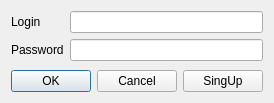
<?xml version="1.0" encoding="UTF-8"?>
<ui version="4.0">
 <class>LoginForm</class>
 <widget class="QWidget" name="LoginForm">
  <property name="geometry">
   <rect>
    <x>0</x>
    <y>0</y>
    <width>257</width>
    <height>103</height>
   </rect>
  </property>
  <property name="windowTitle">
   <string>Form</string>
  </property>
  <layout class="QVBoxLayout" name="verticalLayout">
   <item>
    <layout class="QFormLayout" name="formLayout">
     <item row="0" column="0">
      <widget class="QLabel" name="label">
       <property name="text">
        <string>Login</string>
       </property>
      </widget>
     </item>
     <item row="1" column="0">
      <widget class="QLabel" name="label_2">
       <property name="text">
        <string>Password</string>
       </property>
      </widget>
     </item>
     <item row="0" column="1">
      <widget class="QLineEdit" name="loginLineEdit"/>
     </item>
     <item row="1" column="1">
      <widget class="QLineEdit" name="passwordLineEdit">
       <property name="echoMode">
        <enum>QLineEdit::Password</enum>
       </property>
      </widget>
     </item>
    </layout>
   </item>
   <item>
    <spacer name="verticalSpacer">
     <property name="orientation">
      <enum>Qt::Vertical</enum>
     </property>
     <property name="sizeHint" stdset="0">
      <size>
       <width>20</width>
       <height>40</height>
      </size>
     </property>
    </spacer>
   </item>
   <item>
    <layout class="QHBoxLayout" name="horizontalLayout">
     <item>
      <widget class="QDialogButtonBox" name="buttonBox">
       <property name="standardButtons">
        <set>QDialogButtonBox::Cancel|QDialogButtonBox::Ok</set>
       </property>
      </widget>
     </item>
     <item>
      <widget class="QPushButton" name="singUpPushButton">
       <property name="text">
        <string>SingUp</string>
       </property>
      </widget>
     </item>
    </layout>
   </item>
  </layout>
 </widget>
 <resources/>
 <connections/>
</ui>
